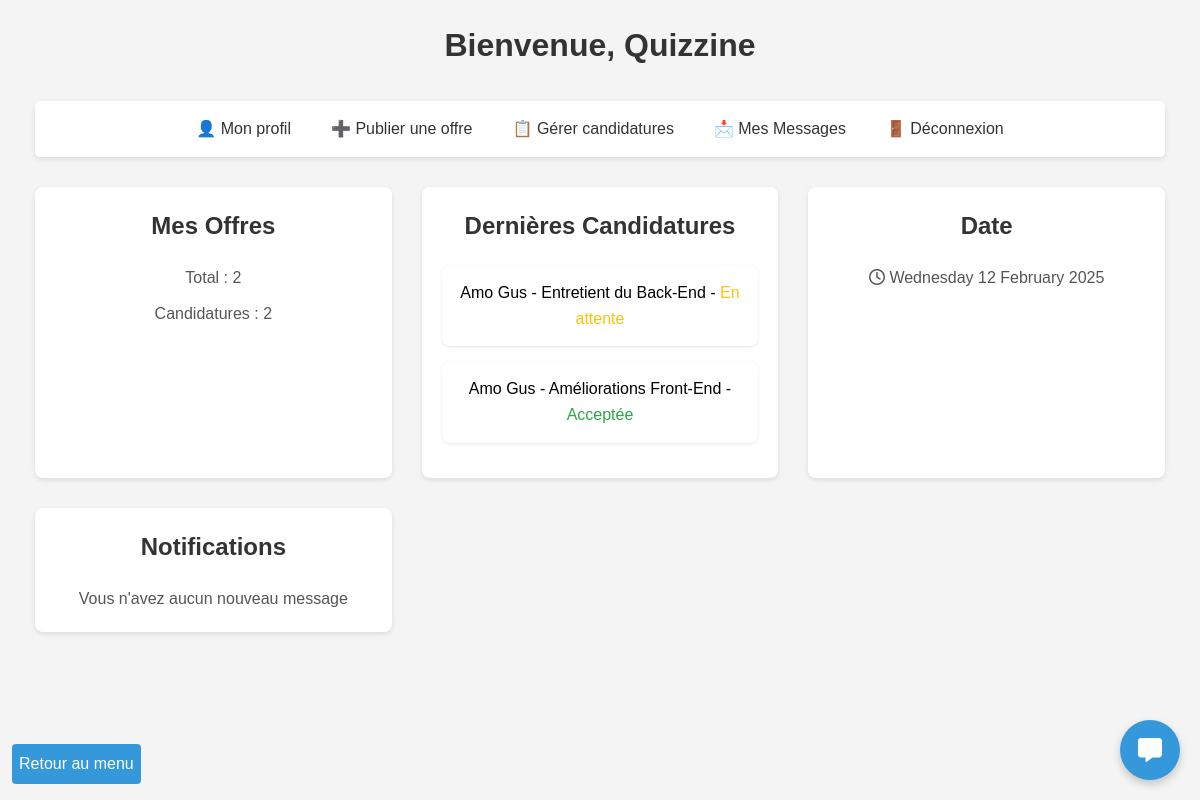
The page /app/views/home.php (signed in) on the database as committed earlier.
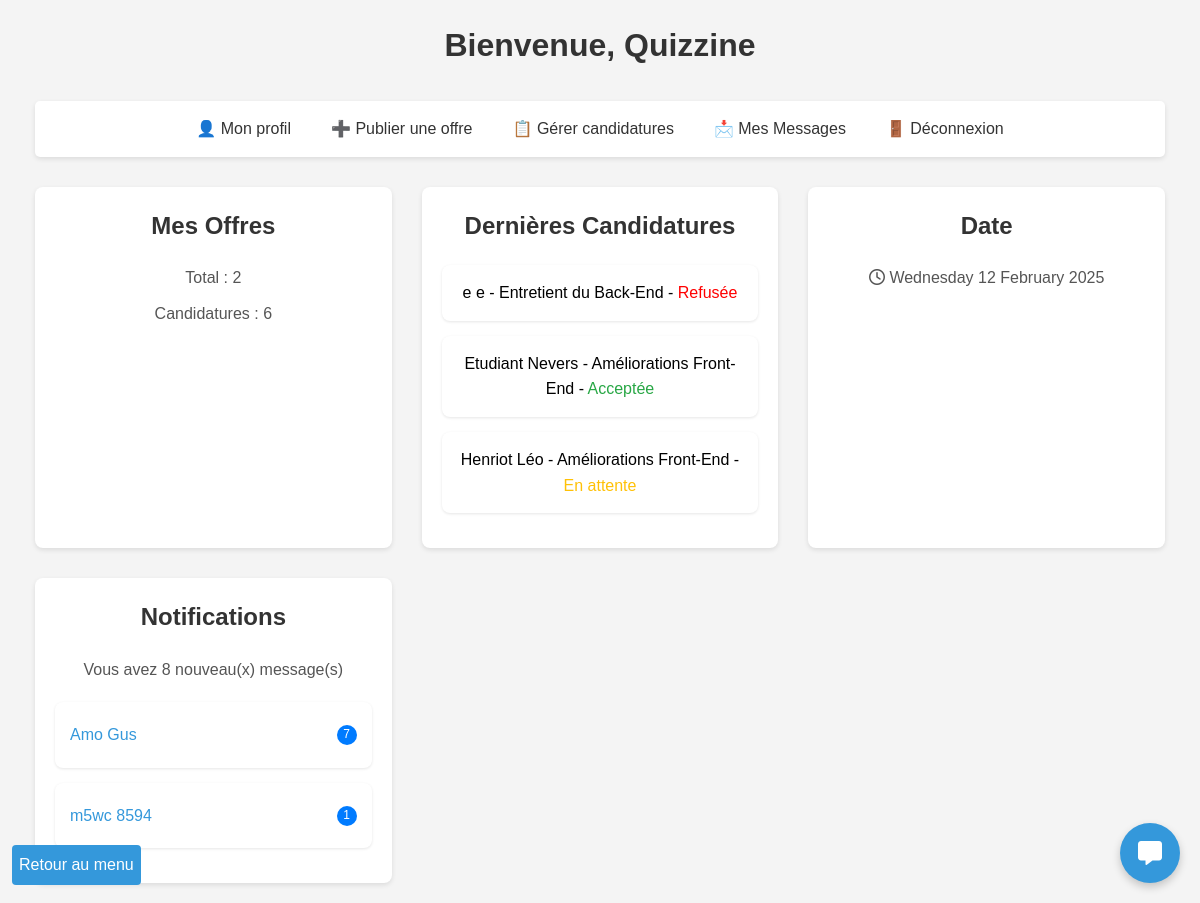
The same page on the database as committed later.
### tables this page shows
CREATE TABLE `candidatures` (
  `id` int(11) NOT NULL,
  `etudiant_id` int(11) DEFAULT NULL,
  `offre_id` int(11) DEFAULT NULL,
  `statut` enum('en_attente','acceptee','refusee') DEFAULT 'en_attente',
  `date_candidature` datetime DEFAULT CURRENT_TIMESTAMP,
  `cv` varchar(255) NOT NULL,
  `lettre_motivation` varchar(255) NOT NULL
);

CREATE TABLE `etudiants` (
  `id` int(11) NOT NULL,
  `nom` varchar(50) NOT NULL,
  `prenom` varchar(50) NOT NULL,
  `date_naissance` date DEFAULT NULL,
  `adresse` varchar(255) DEFAULT NULL,
  `ville` varchar(100) DEFAULT NULL,
  `code_postal` varchar(10) DEFAULT NULL,
  `pays` varchar(100) DEFAULT NULL,
  `telephone` varchar(20) DEFAULT NULL,
  `niveau_etude` varchar(50) DEFAULT NULL,
  `filiere` varchar(100) DEFAULT NULL,
  `cv` varchar(255) DEFAULT NULL,
  `username` varchar(100) NOT NULL,
  `email` varchar(255) NOT NULL,
  `password` varchar(255) NOT NULL,
  `role` enum('etudiant','entreprise','admin') NOT NULL DEFAULT 'etudiant',
  `lettre_motivation` text,
  `date_creation` timestamp NOT NULL DEFAULT CURRENT_TIMESTAMP,
  `icone` varchar(255) DEFAULT NULL
);

CREATE TABLE `offres_stages` (
  `id` int(11) NOT NULL,
  `entreprise_id` int(11) DEFAULT NULL,
  `titre` varchar(100) NOT NULL,
  `description` text,
  `date_debut` date DEFAULT NULL,
  `date_fin` date DEFAULT NULL,
  `lieu` varchar(255) DEFAULT NULL,
  `mode_stage` enum('distanciel','présentiel') NOT NULL,
  `logo` varchar(255) DEFAULT NULL
);

### app/views/home.php (the view, shortened to what the changed rows need)
<?php
function formatStatus($status) {
    switch ($status) {
        case 'en_attente':
            return 'En attente';
        case 'acceptee':
            return 'Acceptée';
        case 'refusee':
            return 'Refusée';
    }
}
require_once $_SERVER['DOCUMENT_ROOT'] . '/Gestion_Stage/app/config/database.php';
$table = ($_SESSION['role'] == 'etudiant') ? 'etudiants' : 'entreprises';
$stmt = $pdo->prepare("SELECT * FROM $table WHERE id = ?");
$stmt->execute([$_SESSION['user_id']]);
$user = $stmt->fetch(PDO::FETCH_ASSOC);
$welcome_message = 'Utilisateur';
if ($_SESSION['role'] == 'etudiant') {
    $welcome_message = $user['nom'] . ' ' . $user['prenom'];
} elseif ($_SESSION['role'] == 'entreprise') {
    $welcome_message = $user['nom'];
} elseif ($_SESSION['role'] == 'admin') {
    $welcome_message = 'Administrateur';
}
$dashboard_data = [];
if ($_SESSION['role'] == 'etudiant') {
    $stmt_candidatures = $pdo->prepare("
        SELECT c.statut, o.titre, o.date_debut, o.date_fin, e.nom as entreprise_nom
        FROM candidatures c
        JOIN offres_stages o ON c.offre_id = o.id
        JOIN entreprises e ON o.entreprise_id = e.id
        WHERE c.etudiant_id = ?
        ORDER BY c.date_candidature DESC
        LIMIT 3
    ");
    $stmt_candidatures->execute([$_SESSION['user_id']]);
    $dernieres_candidatures = $stmt_candidatures->fetchAll(PDO::FETCH_ASSOC);
    $stmt_offres = $pdo->prepare("
        SELECT id, titre, description, date_debut, date_fin
        FROM offres_stages
        ORDER BY date_debut DESC
        LIMIT 3
    ");
    $stmt_offres->execute();
    $offres_recommandees = $stmt_offres->fetchAll(PDO::FETCH_ASSOC);
    $stmt_messages = $pdo->prepare("
        SELECT DISTINCT e.id, e.nom as expediteur_nom, COUNT(m.id) as nb_messages
        FROM messages m
        JOIN entreprises e ON CONCAT('C', e.id) = m.expediteur_id
        WHERE m.destinataire_id = CONCAT('E', :user_id)
        AND m.statut = 'non_lu'
        GROUP BY e.id, e.nom
        ORDER BY MAX(m.date_envoi) DESC
    ");
    $stmt_messages->execute(['user_id' => $_SESSION['user_id']]);
    $messages_non_lus = $stmt_messages->fetchAll(PDO::FETCH_ASSOC);
    $dashboard_data = [
        'total_candidatures' => $pdo->query("SELECT COUNT(*) FROM candidatures WHERE etudiant_id = {$_SESSION['user_id']}")->fetchColumn(),
        'candidatures_en_cours' => $pdo->query("SELECT COUNT(*) FROM candidatures WHERE etudiant_id = {$_SESSION['user_id']} AND statut = 'en_attente'")->fetchColumn(),
        'dernieres_candidatures' => $dernieres_candidatures,
        'offres_recommandees' => $offres_recommandees,
        'messages_non_lus' => $messages_non_lus,
        'total_messages_non_lus' => array_sum(array_column($messages_non_lus, 'nb_messages'))
    ];
} elseif ($_SESSION['role'] == 'entreprise') {
    $stmt_candidatures = $pdo->prepare("
        SELECT c.id, c.statut, e.nom, e.prenom, o.titre
        FROM candidatures c
        JOIN offres_stages o ON c.offre_id = o.id
        JOIN etudiants e ON c.etudiant_id = e.id
        WHERE o.entreprise_id = ?
        ORDER BY c.date_candidature DESC
        LIMIT 3
    ");
    $stmt_candidatures->execute([$_SESSION['user_id']]);
    $dernieres_candidatures = $stmt_candidatures->fetchAll(PDO::FETCH_ASSOC);
    $stmt_messages = $pdo->prepare("
        SELECT DISTINCT e.id, CONCAT(e.nom, ' ', e.prenom) as expediteur_nom, COUNT(m.id) as nb_messages
        FROM messages m
        JOIN etudiants e ON CONCAT('E', e.id) = m.expediteur_id
        WHERE m.destinataire_id = CONCAT('C', :user_id)
        AND m.statut = 'non_lu'
        GROUP BY e.id, e.nom, e.prenom
        ORDER BY MAX(m.date_envoi) DESC
    ");
    $stmt_messages->execute(['user_id' => $_SESSION['user_id']]);
    $messages_non_lus = $stmt_messages->fetchAll(PDO::FETCH_ASSOC);
    $dashboard_data = [
        'total_offres' => $pdo->query("SELECT COUNT(*) FROM offres_stages WHERE entreprise_id = {$_SESSION['user_id']}")->fetchColumn(),
        'candidatures_recues' => $pdo->query("SELECT COUNT(*) FROM candidatures c JOIN offres_stages o ON c.offre_id = o.id WHERE o.entreprise_id = {$_SESSION['user_id']}")->fetchColumn(),
        'dernieres_candidatures' => $dernieres_candidatures,
        'messages_non_lus' => $messages_non_lus,
        'total_messages_non_lus' => array_sum(array_column($messages_non_lus, 'nb_messages'))
    ];
}
?>
<!DOCTYPE html>
<html lang="fr">
<head>
    <link rel="stylesheet" href="/Gestion_Stage/public/assets/css/style.css">
    <link rel="stylesheet" href="https://cdnjs.cloudflare.com/ajax/libs/font-awesome/6.1.1/css/all.min.css">
</head>
<body>
    <div class="container">
        <h1>Bienvenue, <?= htmlspecialchars($welcome_message) ?></h1>
    <div class="dashboard-grid">
        <?php if ($_SESSION['role'] == 'etudiant'): ?>
            <div class="dashboard-card">
                <h3>Mes Candidatures</h3>
                <p>Total : <?= $dashboard_data['total_candidatures'] ?></p>
                <p>En cours : <?= $dashboard_data['candidatures_en_cours'] ?></p>
            </div>
            <div class="dashboard-card">
            <h3>Dernières Candidatures</h3>
                <ul class="dashboard-list">
                    <?php if (empty($dashboard_data['dernieres_candidatures'])): ?>
                        <li>Aucune candidatures récentes</li>
                    <?php else: ?>
                        <?php foreach($dashboard_data['dernieres_candidatures'] as $candidature): ?>
                            <li>
                                <?= htmlspecialchars($candidature['entreprise_nom']) . ' - ' . htmlspecialchars($candidature['titre']) . ' - '?>
                                <span class="<?= $candidature['statut'] == 'en_attente' ? 'text-warning' : ($candidature['statut'] == 'refusee' ? 'text-refuse' : 'text-success') ?>">
                                    <?= formatStatus($candidature['statut']) ?>
                                </span>
                            </li>
                        <?php endforeach; ?>
                    <?php endif; ?>
                </ul>
            </div>
            <div class="dashboard-card">
                <h3>Offres Recommandées</h3>
                <ul class="dashboard-list">
                    <?php foreach($dashboard_data['offres_recommandees'] as $offre): ?>
                        <li>
                            <?= htmlspecialchars($offre['titre']) ?>
                            <small>(<?= date('d/m/Y', strtotime($offre['date_debut'])) ?> - <?= date('d/m/Y', strtotime($offre['date_fin'])) ?>)</small>
                        </li>
                    <?php endforeach; ?>
                </ul>
            </div>
        <?php elseif ($_SESSION['role'] == 'entreprise'): ?>
            <div class="dashboard-card">
                <h3>Mes Offres</h3>
                <p>Total : <?= $dashboard_data['total_offres'] ?></p>
                <p>Candidatures : <?= $dashboard_data['candidatures_recues'] ?></p>
            </div>
            <div class="dashboard-card">
                <h3>Dernières Candidatures</h3>
                <ul class="dashboard-list">
                    <?php if (empty($dashboard_data['dernieres_candidatures'])): ?>
                        <li>Aucune candidatures récentes</li>
                    <?php else: ?>
                        <?php foreach($dashboard_data['dernieres_candidatures'] as $candidature): ?>
                            <li>
                                <?= htmlspecialchars($candidature['nom'] . ' ' . $candidature['prenom']) ?>
                                - <?= htmlspecialchars($candidature['titre']) . ' - '?>
                                <span class="<?= $candidature['statut'] == 'en_attente' ? 'text-warning' : ($candidature['statut'] == 'refusee' ? 'text-refuse' : 'text-success') ?>">
                                    <?= formatStatus($candidature['statut']) ?>
                                </span>
                            </li>
                        <?php endforeach; ?>
                    <?php endif; ?>
                </ul>
            </div>
        <?php endif; ?>
        <?php if (in_array($_SESSION['role'], ['etudiant', 'entreprise'])): ?>
    <div class="dashboard-card">
        <h3>Notifications</h3>
        <?php if ($dashboard_data['total_messages_non_lus'] > 0): ?>
            <p>Vous avez <?= $dashboard_data['total_messages_non_lus'] ?> nouveau(x) message(s)</p>
            <ul class="dashboard-list">
                <?php foreach ($dashboard_data['messages_non_lus'] as $message): ?>
                    <li>
                        <a href="/Gestion_Stage/app/message/inbox.php?<?= $_SESSION['role'] === 'etudiant' ? 'entreprise_id=' : 'etudiant_id=' ?><?= $message['id'] ?>">
                            <?= htmlspecialchars($message['expediteur_nom']) ?>
                            <span class="notification-badge"><?= $message['nb_messages'] ?></span>
                        </a>
                    </li>
                <?php endforeach; ?>
            </ul>
        <?php else: ?>
            <p>Vous n'avez aucun nouveau message</p>
        <?php endif; ?>
    </div>
<?php endif; ?>
    </div>
    </div>
</body>
</html>

Rows that differ between the two databases and show on the page:
no longer on this page (row unchanged): candidatures: etudiant.prenom "Amo Gus", offre.titre "Entretient du Back-End", statut "En attente"
no longer on this page (row edited): candidatures: etudiant.prenom "Amo Gus", offre.titre "Améliorations Front-End", statut "Acceptée"
added candidatures: etudiant.prenom "e e", offre.titre "Entretient du Back-End", statut "Refusée"
added candidatures: etudiant.prenom "Etudiant Nevers", offre.titre "Améliorations Front-End", statut "Acceptée"
added candidatures: etudiant.prenom "Henriot Léo", offre.titre "Améliorations Front-End", statut "En attente"
now on this page (row unchanged): etudiants: expediteur_nom "Amo Gus", nb_messages "7"
added etudiants: expediteur_nom "m5wc 8594", nb_messages "1"
Other text that changed with them:
$dashboard_data['candidatures_recues']: "2" → "6"
$dashboard_data['total_messages_non_lus']: (not shown) → "8"
text no longer shown: "Vous n'avez aucun nouveau message"
text now shown: "Vous avez nouveau(x) message(s)"
